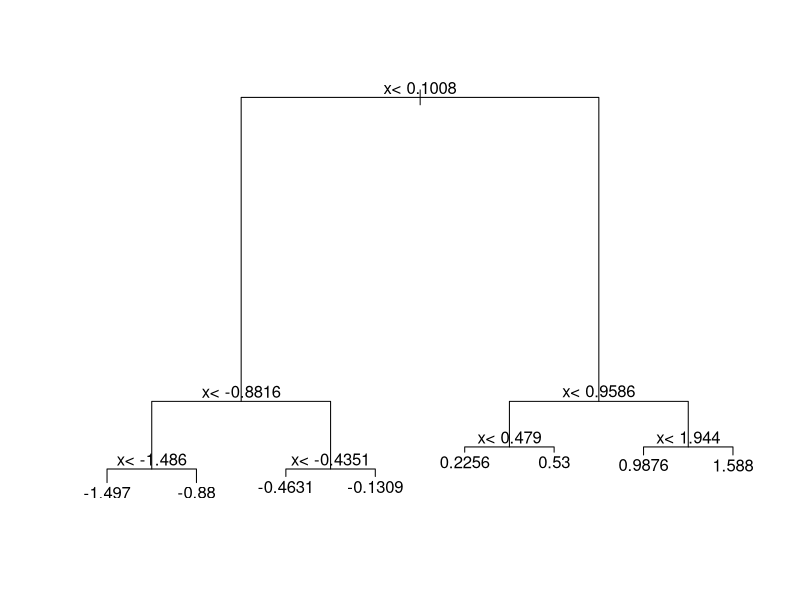

Recreate this plot in R. (Note: this script raises an error after producing the figure.)
library(rpart)

n <- 1000
sigma <- 0.25
x <- rnorm(n, 0, 1)
y <- 0.75 * x + rnorm(n, 0, sigma)
dat <- data.frame(x = x, y = y)

fit <- rpart(y ~ ., data = dat)

plot(fit)
text(fit)

dat %>% 
  mutate(y_hat = predict(fit)) %>% 
  ggplot() +
  geom_point(aes(x, y)) +
  geom_step(aes(x, y_hat), col=2)